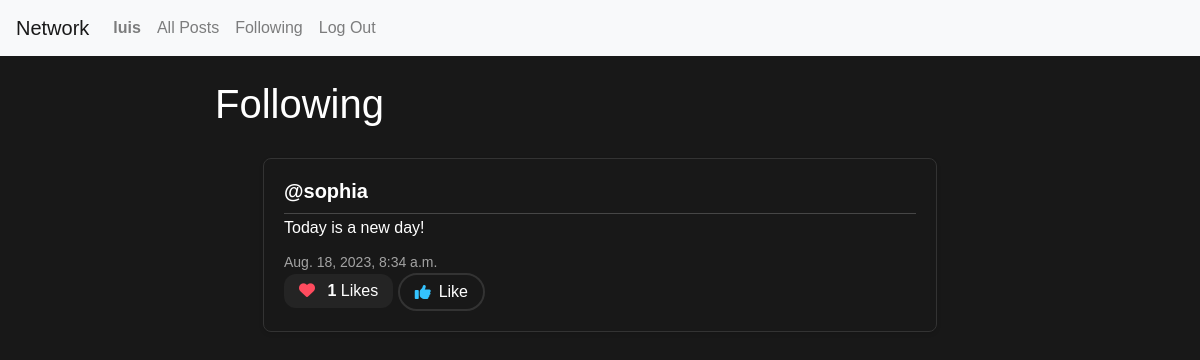
Page /following (signed in) on the earlier database version.
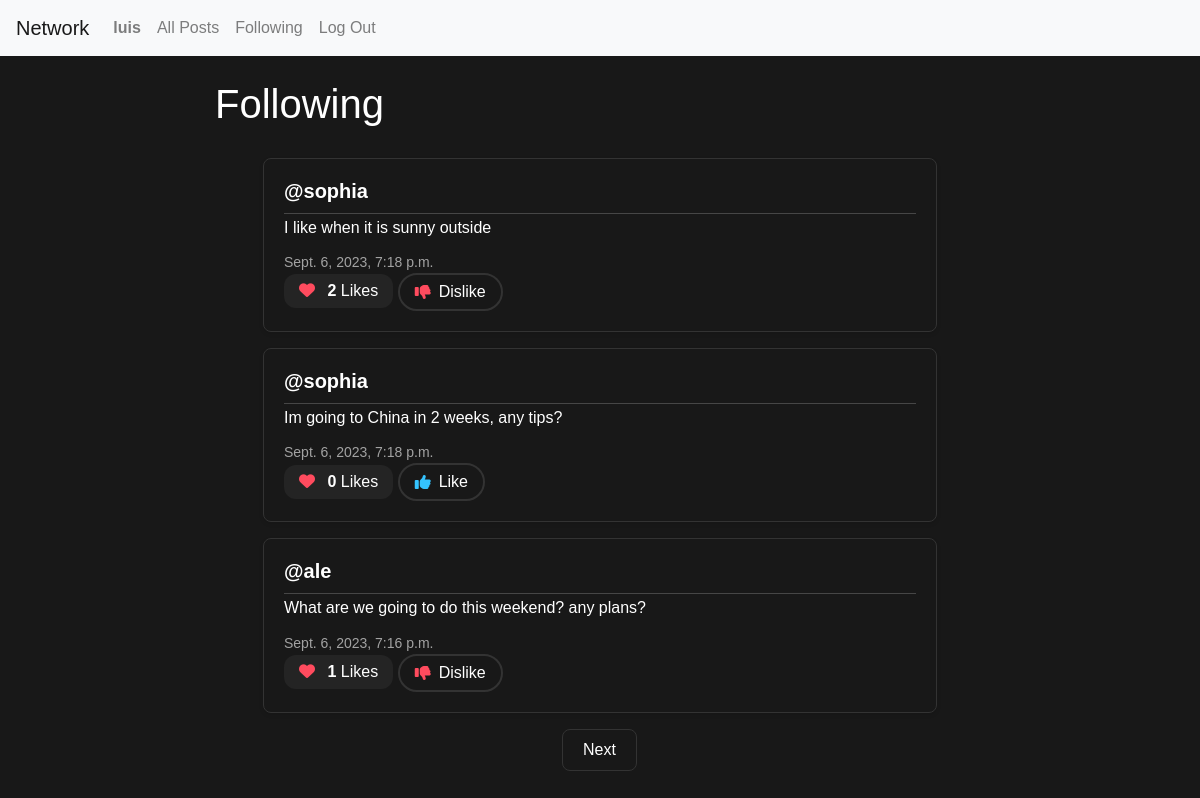
Same page on the later database version.
### network/models.py (models this page shows, shortened)
class Post(models.Model):
    content = models.CharField(max_length=420)
    user = models.ForeignKey(User, on_delete=models.CASCADE, related_name="author")
    date = models.DateTimeField(auto_now_add=True)
    def total_likes(self):
        return self.post_like.count()

class User(AbstractUser):
    pass

### network/views.py (the view)
# urls.py: path("following", views.following, name="following"),
def following (request):
    current_user = User.objects.get(pk=request.user.id)
    user_people = Follow.objects.filter(user=current_user)
    all_posts = Post.objects.all().order_by('id').reverse()
    people_posts = []
    for post in all_posts:
        for person in user_people:
            if person.user_followed == post.user:
                people_posts.append(post)
    paginator = Paginator(people_posts, 3)
    page_number = request.GET.get('page')
    page_posted = paginator.get_page(page_number)
    all_likes = Like.objects.all()
    who_liked = []
    try:
        for like in all_likes:
            if like.user.id == request.user.id:
                who_liked.append(like.post.id)
    except:
        who_liked = []
    return render(request, "network/following.html", {
        "page_posted": page_posted,
        "who_liked" : who_liked
    })

### network/templates/network/following.html
{% extends "network/layout.html" %}
{% block body %}
<div class="container mt-4">
    <h1>Following</h1>
    <div class="allPost">
        {% for post in page_posted %}
            <div class="post mx-5 my-3">
                <h5 class="username mb-1"><a href="{% url 'profile' user_id=post.user.id %}">@{{ post.user }}</a></h5>
                <h6 class="content" id="content_{{ post.id }}" mb-1">{{ post.content }}</h6>
                <p class="date mb-0">{{ post.date }}</p>
                <p class="likes-count mb-0"><i class="fas fa-heart"></i> <span id="like-count-{{ post.id }}" class="likes-number"> {{ post.total_likes }}</span> Likes</p>
                {% if user.is_authenticated %}
                    {% if post.id in who_liked %}
                    <button class="btn btn-down" onclick="like_trigger({{ post.id}}, {{who_liked}})" id="{{ post.id }}"><i class="fa fa-thumbs-down"></i> Dislike</button>
                    {% else %}
                    <button class="btn btn-up" onclick="like_trigger({{ post.id}}, {{who_liked}})" id="{{ post.id }}"><i class="fa fa-thumbs-up"></i> Like</button>
                    {% endif %}
                {% endif %}
            </div>
        {% endfor %}
    </div>
    <nav aria-label="Page navigation " class="text-center">
        {% if page_posted.has_next %}
            <a class="page-link central-btn" href="?page={{ page_posted.next_page_number }}">Next</a>
        {% elif not page_posted.has_next and page_posted.number != 1 %}
            <a class="page-link central-btn" href="?page={{ page_posted.previous_page_number }}">Back</a>
        {% endif %}
    </nav>
</div>
{% endblock %}

Differences in the rows shown:
no longer on this page (row unchanged): Post: user "sophia", content "Today is a new day!", date "Aug. 18, 2023, 8:34 a.m.", total_likes "1"
added Post: user "sophia", content "I like when it is sunny outside", date "Sept. 6, 2023, 7:18 p.m.", total_likes "2"
added Post: user "sophia", content "Im going to China in 2 weeks, any tips?", date "Sept. 6, 2023, 7:18 p.m.", total_likes "0"
added Post: user "ale", content "What are we going to do this weekend? any plans?", date "Sept. 6, 2023, 7:16 p.m.", total_likes "1"
Other differences:
text now shown: "Next"
